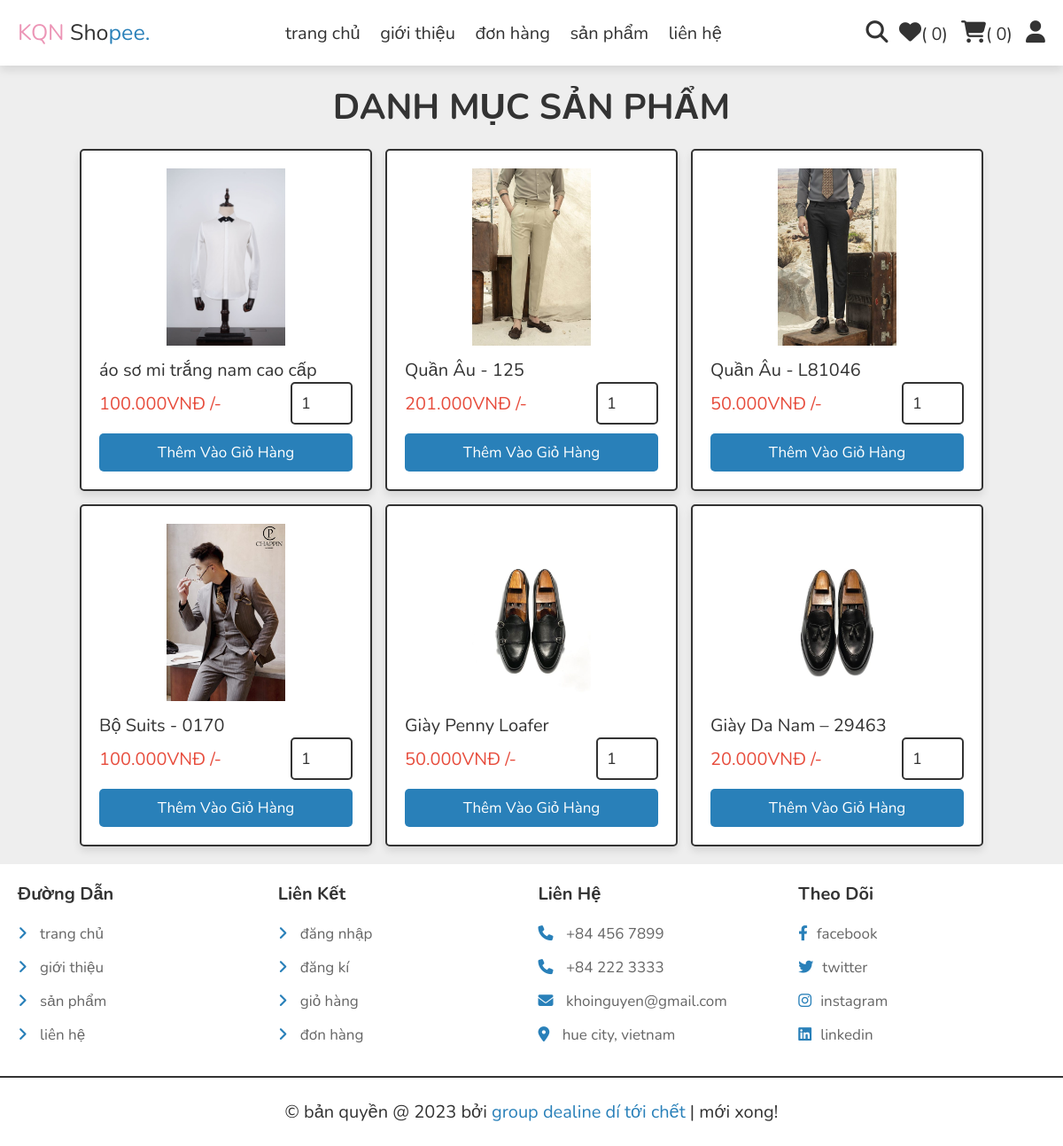
The app's page /category.php with its own data.
### tables this page shows
CREATE TABLE `products` (
  `id` int NOT NULL AUTO_INCREMENT,
  `name` varchar(100) NOT NULL,
  `details` varchar(500) NOT NULL,
  `price` decimal(15,3) NOT NULL,
  `image_01` varchar(100) NOT NULL,
  `image_02` varchar(100) NOT NULL,
  `image_03` varchar(100) NOT NULL,
  PRIMARY KEY (`id`)
);

### category.php (the view, shortened to what this page needs)
<?php
include 'components/connect.php';
?>
<!DOCTYPE html>
<html lang="en">
<head>
   <link rel="stylesheet" href="https://cdnjs.cloudflare.com/ajax/libs/font-awesome/6.1.1/css/all.min.css">
   <link rel="stylesheet" href="css/style.css">
</head>
<body>
<?php include 'components/user_header.php'; ?>
<section class="products">
   <h1 class="heading">danh mục sản phẩm</h1>
   <div class="box-container">
   <?php
     $category = $_GET['category'];
     $select_products = $conn->prepare("SELECT * FROM `products` WHERE name LIKE '%{$category}%'");
     $select_products->execute();
     if($select_products->rowCount() > 0){
      while($fetch_product = $select_products->fetch(PDO::FETCH_ASSOC)){
   ?>
   <form action="" method="post" class="box">
      <img src="uploaded_img/<?= $fetch_product['image_01']; ?>" alt="">
      <div class="name"><?= $fetch_product['name']; ?></div>
      <div class="flex">
         <div class="price"><?= $fetch_product['price']; ?><span>VNĐ /-</span></div>
         <input type="number" name="qty" class="qty" min="1" max="99" onkeypress="if(this.value.length == 2) return false;" value="1">
      </div>
      <input type="submit" value="thêm vào giỏ hàng" class="btn" name="add_to_cart">
   </form>
   <?php
      }
   }else{
      echo '<p class="empty">không tìm thấy sản phẩm!!</p>';
   }
   ?>
   </div>
</section>
<?php include 'components/footer.php'; ?>
</body>
</html>

### components/user_header.php (shortened to what this page needs)
<header class="header">
   <section class="flex">
      <a href="home.php" class="logo"><span style="color:#ec95b6">KQN</span> Sho<span>pee.</span></a>
      <nav class="navbar">
         <a href="home.php">trang chủ</a>
         <a href="about.php">giới thiệu</a>
         <a href="orders.php">đơn hàng</a>
         <a href="shop.php">sản phẩm</a>
         <a href="contact.php">liên hệ</a>
      </nav>
      <div class="icons">
         <?php
         $count_wishlist_items = $conn->prepare("SELECT * FROM `wishlist` WHERE user_id = ?");
         $count_wishlist_items->execute([$user_id]);
         $total_wishlist_counts = $count_wishlist_items->rowCount();
         $count_cart_items = $conn->prepare("SELECT * FROM `cart` WHERE user_id = ?");
         $count_cart_items->execute([$user_id]);
         $total_cart_counts = $count_cart_items->rowCount();
         ?>
         <a href="search_page.php"><i class="fas fa-search"></i></a>
         <a href="wishlist.php"><i class="fas fa-heart"></i><span>(
               <?= $total_wishlist_counts; ?>)
            </span></a>
         <a href="cart.php"><i class="fas fa-shopping-cart"></i><span>(
               <?= $total_cart_counts; ?>)
            </span></a>
         <div id="user-btn" class="fas fa-user"></div>
      </div>
   </section>
</header>

### components/footer.php
<footer class="footer">
   <section class="grid">
      <div class="box">
         <h3>Đường dẫn</h3>
         <a href="home.php"> <i class="fas fa-angle-right"></i> trang chủ</a>
         <a href="about.php"> <i class="fas fa-angle-right"></i> giới thiệu</a>
         <a href="shop.php"> <i class="fas fa-angle-right"></i> sản phẩm</a>
         <a href="contact.php"> <i class="fas fa-angle-right"></i> liên hệ</a>
      </div>
      <div class="box">
         <h3>Liên kết</h3>
         <a href="user_login.php"> <i class="fas fa-angle-right"></i> đăng nhập</a>
         <a href="user_register.php"> <i class="fas fa-angle-right"></i> đăng kí</a>
         <a href="cart.php"> <i class="fas fa-angle-right"></i> giỏ hàng</a>
         <a href="orders.php"> <i class="fas fa-angle-right"></i> đơn hàng</a>
      </div>
      <div class="box">
         <h3>Liên hệ</h3>
         <a href="tel:1234567890"><i class="fas fa-phone"></i> +84 456 7899</a>
         <a href="tel:11122233333"><i class="fas fa-phone"></i> +84 222 3333</a>
         <a href="mailto:shaikh@gmail.com"><i class="fas fa-envelope"></i> khoinguyen@gmail.com</a>
         <a href="https://www.google.com/myplace"><i class="fas fa-map-marker-alt"></i> hue city, vietnam </a>
      </div>
      <div class="box">
         <h3>theo dõi</h3>
         <a href="#"><i class="fab fa-facebook-f"></i>facebook</a>
         <a href="#"><i class="fab fa-twitter"></i>twitter</a>
         <a href="#"><i class="fab fa-instagram"></i>instagram</a>
         <a href="#"><i class="fab fa-linkedin"></i>linkedin</a>
      </div>
   </section>
   <div class="credit">&copy; bản quyền @ <?= date('Y'); ?> bởi <span>group dealine dí tới chết</span> | mới xong!</div>
</footer>

### css/style.css (style rules this page uses)
:root { --main-color:#2980b9; --orange:#f39c12; --red:#e74c3c; --black:#333; --white:#fff; --light-color:#666; --light-bg:#eee; --border:.2rem solid var(--black); --box-shadow:0 .5rem 1rem rgba(0,0,0,.1); }
* { font-family: 'Nunito', sans-serif; margin:0; padding:0; box-sizing: border-box; outline: none; border:none; text-decoration: none; }
html { font-size: 62.5%; overflow-x: hidden; }
body { background-color: var(--light-bg); }
section { padding:2rem; max-width: 1200px; margin:0 auto; }
.heading { font-size: 4rem; color:var(--black); margin-bottom: 2rem; text-align: center; text-transform: uppercase; }
.btn, .delete-btn, .option-btn { display: block; width: 100%; margin-top: 1rem; border-radius: .5rem; padding:1rem 3rem; font-size: 1.7rem; text-transform: capitalize; color:var(--white); cursor: pointer; text-align: center; }
.btn { background-color: var(--main-color); }
.header { position: sticky; top:0; left:0; right:0; background-color: var(--white); box-shadow: var(--box-shadow); z-index: 1000; }
.header .flex { display: flex; align-items: center; justify-content: space-between; position: relative; }
.header .flex .logo { font-size: 2.5rem; color:var(--black); }
.header .flex .logo span { color:var(--main-color); }
.header .flex .navbar a { margin:0 1rem; font-size: 2rem; color:var(--black); }
.header .flex .icons > * { margin-left: 1rem; font-size: 2.5rem; cursor: pointer; color:var(--black); }
.header .flex .icons a span { font-size: 2rem; }
.products .box-container { display: grid; grid-template-columns: repeat(auto-fit, 33rem); gap:1.5rem; justify-content: center; align-items: flex-start; }
.products .box-container .box { position: relative; background-color: var(--white); box-shadow: var(--box-shadow); border-radius: .5rem; border:var(--border); padding:2rem; overflow: hidden; }
.products .box-container .box img { height: 20rem; width: 100%; object-fit: contain; margin-bottom: 1rem; }
.products .box-container .box .name { font-size: 2rem; color:var(--black); }
.products .box-container .box .flex { display: flex; align-items: center; gap:1rem; }
.products .box-container .box .flex .qty { width: 7rem; padding:1rem; border:var(--border); font-size: 1.8rem; color:var(--black); border-radius: .5rem; }
.products .box-container .box .flex .price { font-size: 2rem; color:var(--red); margin-right: auto; }
.footer { background-color: var(--white); }
.footer .grid { display: grid; grid-template-columns: repeat(auto-fit, minmax(27rem, 1fr)); gap:1.5rem; align-items: flex-start; }
.footer .grid .box h3 { font-size: 2rem; color:var(--black); margin-bottom: 2rem; text-transform: capitalize; }
.footer .grid .box a { display: block; margin:1.5rem 0; font-size: 1.7rem; color:var(--light-color); }
.footer .grid .box a i { padding-right: 1rem; color:var(--main-color); transition: .2s linear; }
.footer .credit { text-align: center; padding: 2.5rem 2rem; border-top: var(--border); font-size: 2rem; color:var(--black); }
.footer .credit span { color:var(--main-color); }

### records on screen
products: image_01 (picture), name "áo sơ mi trắng nam cao cấp", price "100.000"
products: image_01 (picture), name "Quần Âu - 125", price "201.000"
products: image_01 (picture), name "Quần Âu - L81046", price "50.000"
products: image_01 (picture), name "Bộ Suits - 0170", price "100.000"
products: image_01 (picture), name "Giày Penny Loafer", price "50.000"
products: image_01 (picture), name "Giày Da Nam – 29463", price "20.000"

### other values on screen
$total_wishlist_counts "0"
$total_cart_counts "0"
